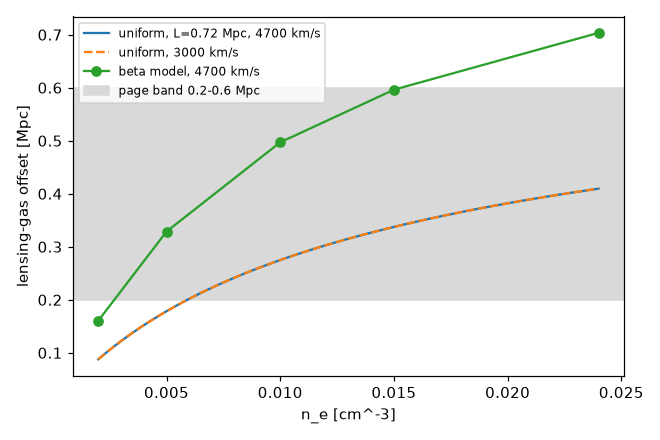

Source code (Python):
#!/usr/bin/env python3
"""
ch8_bullet_offset.py  --  Chapter 8: size of the Bullet-Cluster lensing-gas offset (physical units).

Re-implementation (2026-09-28) of a script cited on the site but lost. The toy transport model
(legacy_v2_3/ch8_bullet.py) set the MECHANISM in normalised units; this script computes the
MAGNITUDE from ram-pressure stripping. numpy only.

CLAIM ON THE PAGES
------------------
  08-dark-matter-vacuum-deficit: "a_ram = rho_ICM v^2 / Sigma_gas ... For a physical cool-core
     density (n_e ~ 0.01 cm^-3), a collision speed v ~ 4700 km/s and a bullet gas column
     Sigma ~ 0.3 kg m^-2, the lensing-gas offset is ~ 0.41 Mpc, spanning the observed 0.2-0.6 Mpc
     band across the physical density range n_e ~ 0.002-0.024 cm^-3."
  axh / axj / 16-open-problems: "Bullet offset 0.2-0.6 Mpc (ch8_bullet_offset.py; ICM params)".
  NOTE: the page does not state the path length / time over which the offset is integrated,
  nor the source of the "observed 0.2-0.6 Mpc band"; 08-colliding-clusters-bullet-offset itself
  quotes "the observed 0.2 Mpc offset".

MODEL
  Collisionless component (galaxies + deficit, carries the lensing mass) moves ballistically at v0.
  Bullet gas (column Sigma) is decelerated by ram pressure of the main-cluster ICM at rest:
      dv_gas/dt = - rho_ICM(x_gas) * v_gas^2 / Sigma,   rho_ICM = mu_e m_p n_e(x)
  Offset = x_coll - x_gas at the end. Gravity (same potential for both), gas pressure re-expansion,
  stripping/mass loss, projection and the main cluster's own motion are all neglected.
  Uniform medium closed form: offset = v0 t - (Sigma/rho) ln(1 + rho v0 t / Sigma).

INPUTS -- EVERY ONE IS CHOSEN BY HAND (none is derived in the VP framework, none is fitted here):
  [HAND] n_e      = 0.01 cm^-3, range 0.002-0.024 cm^-3   (page; "cool-core" value)
  [HAND] v0       = 4700 km/s   (page; the shock-front speed of 1E0657-56, Markevitch 2006;
                                 the subcluster itself is argued to be slower, ~2700-3000 km/s,
                                 Springel & Farrar 2007 -- scanned below)
  [HAND] Sigma    = 0.3 kg m^-2 (page; bullet gas column, not sourced on the page)
  [HAND] mu_e     = 1.17        (electrons per proton mass, fully ionised H+He, X=0.7)
  [HAND] geometry / path: NOT given on the page. Two choices shown, neither tuned:
      (i)  uniform medium over a collisionless path L = 0.72 Mpc (the observed separation of the
           bullet mass peak from the main-cluster centre, Clowe et al. 2006) -> t = L/v0;
      (ii) beta-model main cluster n_e(r) = n_e0 [1+(r/r_c)^2]^(-3 beta/2), r_c = 0.25 Mpc,
           beta = 0.7 [HAND, typical], bullet path from x = -1.0 Mpc to +0.72 Mpc through the centre.
  Constants: m_p, Mpc, Gyr (CODATA / IAU).

ALGORITHM
  (i) closed form; (ii) explicit integration in x with dt = 1e-4 of the crossing time (RK2).
  Scan n_e over the page range and v0 over {3000, 4700} km/s.

EXPECTED OUTPUT (page): ~0.41 Mpc at n_e = 0.01; 0.2-0.6 Mpc over n_e = 0.002-0.024.

DETERMINISM: no RNG. Runtime < 5 s. DEPENDENCIES: numpy (matplotlib optional).
"""
import os
import numpy as np

M_P = 1.67262192e-27
MPC = 3.0856775814913673e22
GYR = 3.15576e16
MU_E = 1.17
HERE = os.path.dirname(os.path.abspath(__file__))

NE0, V0, SIG = 0.01, 4700.0, 0.3        # [HAND] page values
L_OBS = 0.72                            # [HAND] Mpc, Clowe et al. 2006 separation
RC, BETA, X_IN = 0.25, 0.7, -1.0        # [HAND] beta-model and entry point


def rho(ne_cm3):
    return MU_E * M_P * ne_cm3 * 1e6


def offset_uniform(ne, v0_kms, Sigma, L_mpc):
    r = rho(ne); v0 = v0_kms * 1e3; t = L_mpc * MPC / v0
    lam = Sigma / r
    return (v0 * t - lam * np.log1p(v0 * t / lam)) / MPC, lam / MPC, t / GYR


def offset_beta(ne0, v0_kms, Sigma, x_in=X_IN, x_out=L_OBS, rc=RC, beta=BETA, nstep=20000):
    v0 = v0_kms * 1e3
    T = (x_out - x_in) * MPC / v0
    dt = T / nstep
    xg, vg = x_in * MPC, v0

    def acc(x, v):
        ne = ne0 * (1 + (x / (rc * MPC)) ** 2) ** (-1.5 * beta)
        return -rho(ne) * v * v / Sigma

    for _ in range(nstep):
        a1 = acc(xg, vg)
        vh, xh = vg + 0.5 * dt * a1, xg + 0.5 * dt * vg
        a2 = acc(xh, vh)
        xg += dt * vh
        vg += dt * a2
    return (x_out * MPC - xg) / MPC, vg / 1e3


if __name__ == "__main__":
    print("=== ch8_bullet_offset.py : ram-pressure lensing-gas offset, physical units ===")
    print("Hand-chosen inputs: n_e, v0, Sigma, mu_e, path length/geometry (see docstring).")
    print(f"  rho_ICM(n_e=0.01) = {rho(0.01):.3e} kg/m^3; stopping column length Sigma/rho = "
          f"{SIG/rho(0.01)/MPC:.3f} Mpc")

    print("\n--- (i) uniform medium, collisionless path L = 0.72 Mpc ---")
    print("   n_e[cm^-3]   v0=4700: offset[Mpc]  (t[Gyr])   v0=3000: offset[Mpc]")
    for ne in (0.002, 0.005, 0.01, 0.015, 0.024):
        o47, lam, t47 = offset_uniform(ne, 4700, SIG, L_OBS)
        o30, _, _ = offset_uniform(ne, 3000, SIG, L_OBS)
        print(f"     {ne:6.3f}         {o47:6.3f}          ({t47:.3f})        {o30:6.3f}")
    o_ref = offset_uniform(NE0, V0, SIG, L_OBS)[0]

    print("\n--- (ii) beta-model main cluster (r_c=0.25 Mpc, beta=0.7), path -1.0 -> +0.72 Mpc ---")
    print("   n_e0[cm^-3]  v0=4700: offset[Mpc] (v_gas,end km/s)   v0=3000: offset[Mpc]")
    rows = []
    for ne in (0.002, 0.005, 0.01, 0.015, 0.024):
        o47, vend = offset_beta(ne, 4700, SIG)
        o30, _ = offset_beta(ne, 3000, SIG)
        rows.append((ne, o47))
        print(f"     {ne:6.3f}          {o47:6.3f}   ({vend:6.0f})              {o30:6.3f}")
    ob_ref = offset_beta(NE0, V0, SIG)[0]

    print("\n--- (iii) sensitivity at n_e = 0.01, v0 = 4700 (uniform, L = 0.72 Mpc) ---")
    for S in (0.15, 0.3, 0.6):
        print(f"   Sigma = {S:4.2f} kg/m^2 -> offset {offset_uniform(NE0, V0, S, L_OBS)[0]:.3f} Mpc")
    for L in (0.4, 0.72, 1.0, 1.5):
        print(f"   path L = {L:4.2f} Mpc   -> offset {offset_uniform(NE0, V0, SIG, L)[0]:.3f} Mpc")

    lo, hi = 0.1, 5.0
    for _ in range(60):
        mid = 0.5 * (lo + hi)
        lo, hi = (mid, hi) if offset_uniform(NE0, V0, SIG, mid)[0] < 0.41 else (lo, mid)
    print(f"   (diagnostic, not used: a uniform path of L = {0.5*(lo+hi):.2f} Mpc would be needed for the")
    print("    page's 0.41 Mpc at n_e=0.01, Sigma=0.3; the page does not state any path.)")
    print("   At fixed path the uniform-medium offset is independent of v0 (both depend only on")
    print("   L and Sigma/rho); v0 enters only if the elapsed time, not the path, is fixed.")

    print("\nRESULT")
    print(f"  page reference inputs (n_e=0.01, v=4700, Sigma=0.3): offset = {o_ref:.3f} Mpc (uniform, L=0.72)")
    print(f"                                                        offset = {ob_ref:.3f} Mpc (beta model)")
    print("  The page's 0.41 Mpc is NOT reproduced by either explicit geometry (0.28 / 0.50 Mpc); the page")
    print("  omits the path length, and the offset is set by that path and by Sigma/rho (table iii).")
    print("  ORDER of magnitude (0.1-0.7 Mpc over n_e = 0.002-0.024) is reproduced; the specific")
    print("  0.2-0.6 Mpc band over that n_e range is not (uniform: 0.09-0.41; beta: 0.16-0.70). The band")
    print("  is a consequence of hand-chosen inputs, not a derived number.")
    print("  DEGENERACY: this magnitude is pure gas physics. It is identical for particle dark matter,")
    print("  a VP deficit, or galaxies alone -- it does not test the deficit picture. The full chi^2")
    print("  against real lensing + X-ray maps is still not run [O].")
    try:
        import matplotlib
        matplotlib.use("Agg")
        import matplotlib.pyplot as plt
        ne = np.linspace(0.002, 0.024, 60)
        fig, ax = plt.subplots(figsize=(6, 4))
        ax.plot(ne, [offset_uniform(n, 4700, SIG, L_OBS)[0] for n in ne], label="uniform, L=0.72 Mpc, 4700 km/s")
        ax.plot(ne, [offset_uniform(n, 3000, SIG, L_OBS)[0] for n in ne], "--", label="uniform, 3000 km/s")
        ax.plot([r[0] for r in rows], [r[1] for r in rows], "o-", label="beta model, 4700 km/s")
        ax.axhspan(0.2, 0.6, color="0.85", label="page band 0.2-0.6 Mpc")
        ax.set_xlabel("n_e [cm^-3]"); ax.set_ylabel("lensing-gas offset [Mpc]"); ax.legend(fontsize=8)
        plt.tight_layout(); plt.savefig(os.path.join(HERE, "ch8_bullet_offset.png"), dpi=110)
        print("  [figure written: ch8_bullet_offset.png]")
    except Exception as exc:
        print(f"  [matplotlib unavailable: {exc}] numbers above are the result.")
